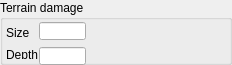
    <widget class="QGroupBox" name="IDC_STATIC_32">
      <property name="geometry">
        <rect>
          <x>6</x>
          <y>760</y>
          <width>232</width>
          <height>65</height>
        </rect>
      </property>
      <property name="title">
        <string>Terrain damage</string>
      </property>
      <property name="visible">
        <bool>true</bool>
      </property>
      <property name="enabled">
        <bool>true</bool>
      </property>
      <property name="flat">
        <bool>false</bool>
      </property>
      <widget class="QLineEdit" name="IDC_TERRIAN_DAMAGE_SIZE">
        <property name="geometry">
          <rect>
            <x>39</x>
            <y>22</y>
            <width>47</width>
            <height>18</height>
          </rect>
        </property>
        <property name="visible">
          <bool>true</bool>
        </property>
        <property name="enabled">
          <bool>true</bool>
        </property>
      </widget>
      <widget class="QLabel" name="IDC_STATIC_33">
        <property name="geometry">
          <rect>
            <x>6</x>
            <y>26</y>
            <width>44</width>
            <height>11</height>
          </rect>
        </property>
        <property name="text">
          <string>Size</string>
        </property>
        <property name="visible">
          <bool>true</bool>
        </property>
        <property name="enabled">
          <bool>true</bool>
        </property>
        <property name="alignment">
          <set>Qt::AlignLeft</set>
        </property>
      </widget>
      <widget class="QLineEdit" name="IDC_TERRAIN_DAMAGE_DEPTH">
        <property name="geometry">
          <rect>
            <x>39</x>
            <y>47</y>
            <width>47</width>
            <height>18</height>
          </rect>
        </property>
        <property name="visible">
          <bool>true</bool>
        </property>
        <property name="enabled">
          <bool>true</bool>
        </property>
      </widget>
      <widget class="QLabel" name="IDC_STATIC_34">
        <property name="geometry">
          <rect>
            <x>6</x>
            <y>48</y>
            <width>44</width>
            <height>11</height>
          </rect>
        </property>
        <property name="text">
          <string>Depth</string>
        </property>
        <property name="visible">
          <bool>true</bool>
        </property>
        <property name="enabled">
          <bool>true</bool>
        </property>
        <property name="alignment">
          <set>Qt::AlignLeft</set>
        </property>
      </widget>
    </widget>
